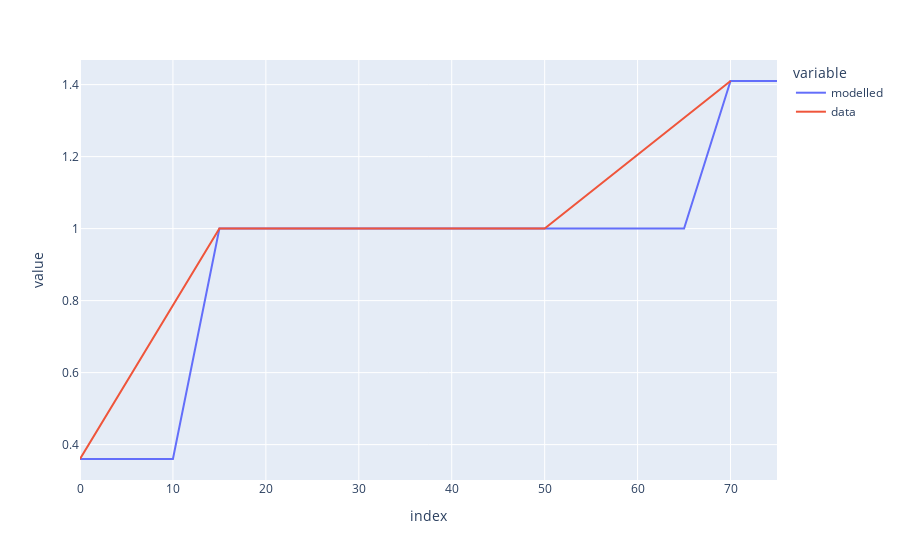

This figure's notebook cell:
### Code cell
comparison_df = pd.DataFrame({
    "modelled": suscept_req_df,
    "data": suscept_adjs,
})
comparison_df.plot()

### Figure 1 — Plotly figure (JSON) as saved in the notebook; plotly's stock layout.template omitted (floating-point values rounded to 4 significant figures)
{"data": [{"hovertemplate": "variable=modelled<br>index=%{x}<br>value=%{y}<extra></extra>", "legendgroup": "modelled", "line": {"color": "#636efa", "dash": "solid"}, "marker": {"symbol": "circle"}, "mode": "lines", "name": "modelled", "orientation": "v", "showlegend": true, "type": "scatter", "x": [0, 5, 10, 15, 20, 25, 30, 35, 40, 45, 50, 55, 60, 65, 70, 75, "0", "15", "25", "50", "70"], "xaxis": "x", "y": [0.36, 0.36, 0.36, 1, 1, 1, 1, 1, 1, 1, 1, 1, 1, 1, 1.41, 1.41, null, null, null, null, null], "yaxis": "y"}, {"hovertemplate": "variable=data<br>index=%{x}<br>value=%{y}<extra></extra>", "legendgroup": "data", "line": {"color": "#EF553B", "dash": "solid"}, "marker": {"symbol": "circle"}, "mode": "lines", "name": "data", "orientation": "v", "showlegend": true, "type": "scatter", "x": [0, 5, 10, 15, 20, 25, 30, 35, 40, 45, 50, 55, 60, 65, 70, 75, "0", "15", "25", "50", "70"], "xaxis": "x", "y": [null, null, null, null, null, null, null, null, null, null, null, null, null, null, null, null, 0.36, 1, 1, 1, 1.41], "yaxis": "y"}], "layout": {"legend": {"title": {"text": "variable"}, "tracegroupgap": 0}, "margin": {"t": 60}, "xaxis": {"anchor": "y", "domain": [0, 1], "title": {"text": "index"}}, "yaxis": {"anchor": "x", "domain": [0, 1], "title": {"text": "value"}}}}
